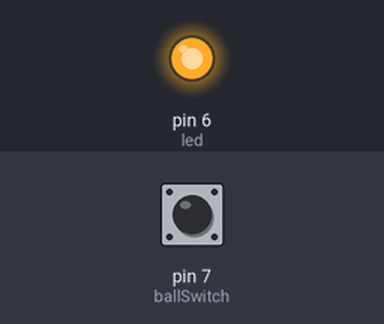
Recording of a sketch running on a simulated Arduino Uno, built with avr-gcc and run on an emulated ATmega328P. Shown: output pins drawn as LEDs (lit = HIGH). The inputs (shaded band) are chosen by the test bench; at power-on: pin 7 (ballSwitch) LOW.

Above: at 1.2 s.
1.3 s: pin 7 (ballSwitch) pulled HIGH for 0.15 s
At 1.37 s:
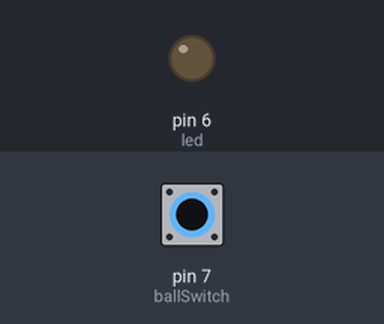
2.9 s: pin 7 (ballSwitch) pulled HIGH for 3.2 s
At 6.9 s:
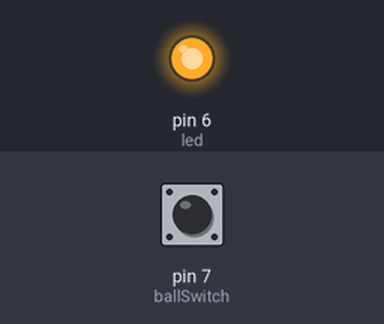
Timing chart, 0 to 8.4 s (numbered marks = the images above; inputs shaded):
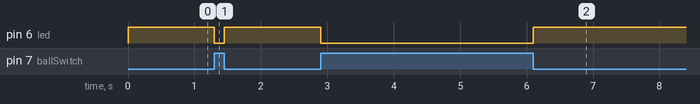

Measured:
- after the input at 1.3 s, pin 6 (led): HIGH → LOW at once, → HIGH 0.15 s later
- after the input at 2.9 s, pin 6 (led): HIGH → LOW at once, → HIGH 3.2 s later

The sketch:

BallSwitch.ino
```cpp
#include <Arduino.h>

#define led 6
#define ballSwitch 7

void setup() {
    pinMode(ballSwitch, INPUT);
    pinMode(led, OUTPUT);
    digitalWrite(led, HIGH);
}

void loop() {
    int readValue = digitalRead(ballSwitch);
    if (readValue == HIGH){
        digitalWrite(led,LOW);
    } else {
        digitalWrite(led,HIGH);
    }
}
```
